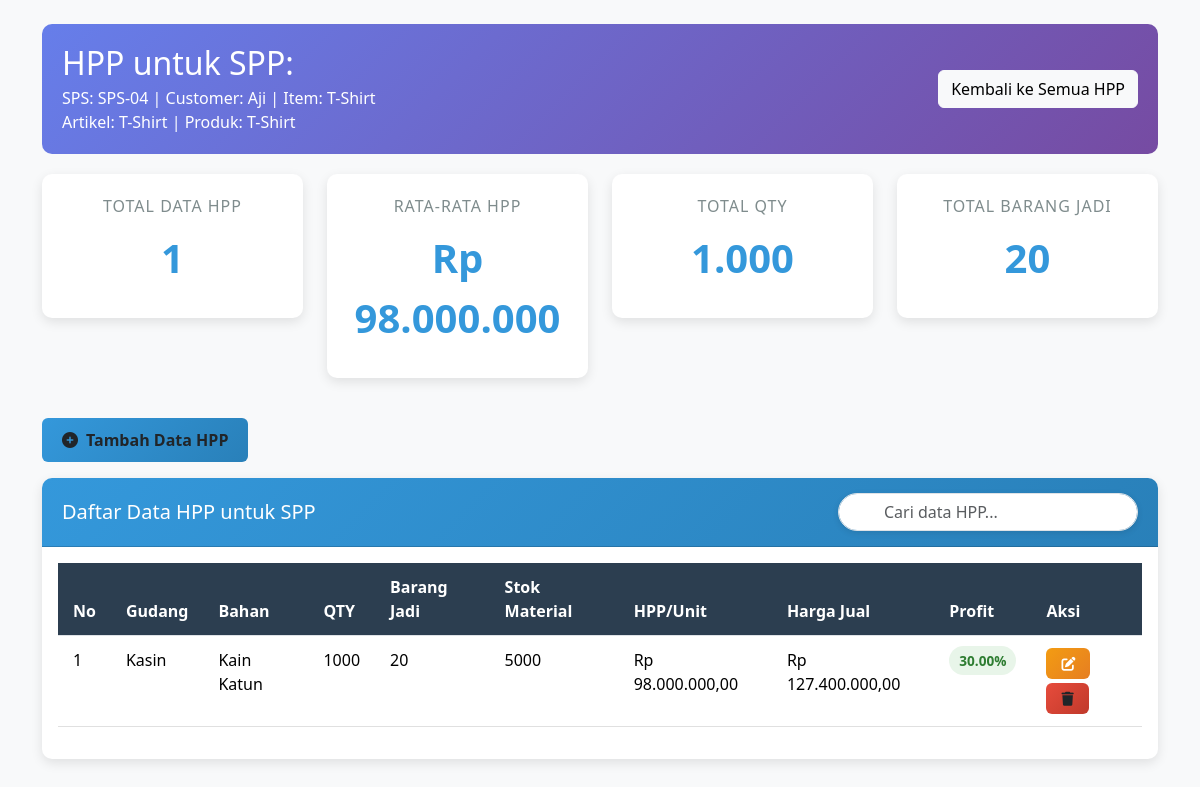
Before: /tes.php?id=2 with the older database file.
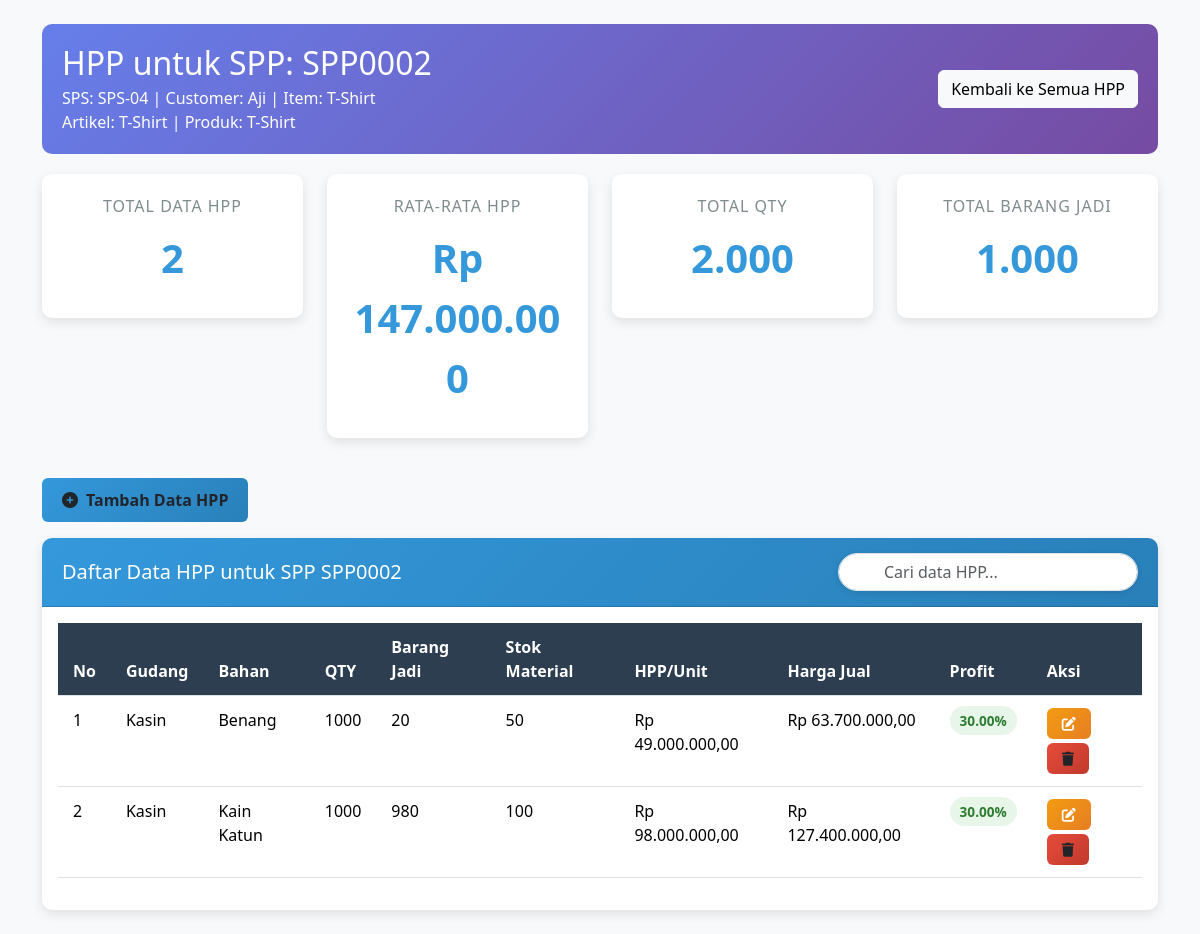
After: the same page with the newer database file.
### tables this page shows
CREATE TABLE `hpp` (
  `id` int(10) UNSIGNED NOT NULL,
  `id_persiapan` int(11) UNSIGNED NOT NULL,
  `id_inventory` int(11) UNSIGNED DEFAULT NULL,
  `no_urut` varchar(50) DEFAULT NULL,
  `bahan` varchar(100) DEFAULT NULL,
  `qty` int(11) DEFAULT NULL,
  `barang_jadi` int(11) DEFAULT NULL,
  `stok_order` int(11) DEFAULT NULL,
  `efisiensi_consp` decimal(10,2) DEFAULT NULL,
  `efisiensi_rap` int(50) DEFAULT NULL,
  `stok_material` int(11) DEFAULT NULL,
  `po` int(11) DEFAULT NULL,
  `harga_per_meter` decimal(15,2) DEFAULT NULL,
  `rap_x_harga_per_m` decimal(15,2) DEFAULT NULL,
  `total_harga_bahan` decimal(15,2) DEFAULT NULL,
  `biaya_tenaga_kerja_per_qty` decimal(15,2) DEFAULT NULL,
  `total_biaya_tenaga_kerja` decimal(15,2) DEFAULT NULL,
  `listrik` decimal(15,2) DEFAULT NULL,
  `air` decimal(15,2) DEFAULT NULL,
  `overhead` decimal(15,2) DEFAULT NULL,
  `total_biaya` decimal(15,2) DEFAULT NULL,
  `hpp` decimal(15,2) DEFAULT NULL,
  `profit` decimal(5,2) DEFAULT NULL,
  `harga_jual` decimal(15,2) DEFAULT NULL,
  `created_at` timestamp NOT NULL DEFAULT current_timestamp(),
  `updated_at` timestamp NOT NULL DEFAULT current_timestamp() ON UPDATE current_timestamp()
);

CREATE TABLE `gudang` (
  `id` int(11) NOT NULL,
  `nama` varchar(100) NOT NULL,
  `alamat` text NOT NULL,
  `kepala_gudang` varchar(100) NOT NULL,
  `kapasitas` int(11) NOT NULL COMMENT 'Kapasitas dalam meter persegi',
  `keterangan` text DEFAULT NULL,
  `created_at` timestamp NOT NULL DEFAULT current_timestamp(),
  `updated_at` timestamp NOT NULL DEFAULT current_timestamp() ON UPDATE current_timestamp()
);

CREATE TABLE `persiapan` (
  `id` int(11) UNSIGNED NOT NULL,
  `id_sps` int(10) UNSIGNED NOT NULL,
  `spp_no` varchar(50) NOT NULL DEFAULT '',
  `kode_barang` varchar(50) DEFAULT NULL,
  `nama_barang` varchar(100) DEFAULT NULL,
  `jumlah` int(11) DEFAULT NULL,
  `satuan` varchar(20) DEFAULT NULL,
  `harga` decimal(10,2) DEFAULT NULL,
  `total` decimal(10,2) DEFAULT NULL,
  `tanggal_persiapan` date NOT NULL,
  `pola` varchar(255) DEFAULT NULL,
  `marker` varchar(255) DEFAULT NULL,
  `upload_spk` varchar(255) DEFAULT NULL,
  `status` enum('pending','proses','selesai','batal') DEFAULT 'pending',
  `sp_srx` varchar(50) NOT NULL,
  `created_at` datetime DEFAULT current_timestamp(),
  `updated_at` datetime DEFAULT current_timestamp() ON UPDATE current_timestamp()
);

### tes.php (the view, shortened to what the changed rows need)
<?php
include 'config/db.php';
$id_persiapan = isset($_GET['id']) ? intval($_GET['id']) : 0;
$persiapan_query = "SELECT p.*, s.sps_no, s.customer, s.item, s.artikel
                    FROM persiapan p
                    LEFT JOIN sps s ON p.id_sps = s.id
                    WHERE p.id = ?";
$persiapan_stmt = $conn->prepare($persiapan_query);
$persiapan_stmt->bind_param("i", $id_persiapan);
$persiapan_stmt->execute();
$persiapan_result = $persiapan_stmt->get_result();
$persiapan_data = $persiapan_result->fetch_assoc();
$sps_id = $persiapan_data['id_sps'];
$sps_query = "SELECT * FROM sps WHERE id = ?";
$sps_stmt = $conn->prepare($sps_query);
$sps_stmt->bind_param("i", $sps_id);
$sps_stmt->execute();
$sps_result = $sps_stmt->get_result();
$sps_data = $sps_result->fetch_assoc();
$query = "
    SELECT hpp.*,
           ig.nama_barang as nama_bahan, g.nama as nama_gudang
    FROM hpp
    LEFT JOIN inventory_gudang ig ON hpp.id_inventory = ig.id
    LEFT JOIN gudang g ON ig.id_gudang = g.id
    WHERE hpp.id_persiapan = ?
    ORDER BY hpp.id DESC
";
$stmt = $conn->prepare($query);
$stmt->bind_param("i", $id_persiapan);
$stmt->execute();
$result = $stmt->get_result();
?>
<!DOCTYPE html>
<html lang="id">
<head>
    <link href="https://cdn.jsdelivr.net/npm/bootstrap@5.3.2/dist/css/bootstrap.min.css" rel="stylesheet">
    <link rel="stylesheet" href="https://cdnjs.cloudflare.com/ajax/libs/font-awesome/6.4.0/css/all.min.css">
</head>
<body class="p-4">
<div class="container">
    <div class="project-header">
        <div class="d-flex justify-content-between align-items-center">
            <div>
                <h2 class="mb-1">HPP untuk SPP: <?= htmlspecialchars($persiapan_data['spp_no']) ?></h2>
                <p class="mb-0">SPS: <?= htmlspecialchars($sps_data['sps_no']) ?> | Customer: <?= htmlspecialchars($sps_data['customer']) ?> | Item: <?= htmlspecialchars($sps_data['item']) ?></p>
                <p class="mb-0">Artikel: <?= htmlspecialchars($sps_data['artikel']) ?> | Produk: <?= htmlspecialchars($persiapan_data['nama_barang']) ?></p>
            </div>
        </div>
    </div>
    <div class="row mb-4">
        <div class="col-md-3 mb-3">
            <div class="card card-custom summary-card">
                <div class="summary-title">Total Data HPP</div>
                <div class="summary-number"><?= $result->num_rows ?></div>
            </div>
        </div>
        <div class="col-md-3 mb-3">
            <div class="card card-custom summary-card">
                <div class="summary-title">Rata-rata HPP</div>
                <div class="summary-number">
                    <?php
                    $total_hpp = 0;
                    $count = 0;
                    if ($result->num_rows > 0) {
                        $result->data_seek(0);
                        while($row = $result->fetch_assoc()) {
                            $total_hpp += $row['hpp'];
                            $count++;
                        }
                        $result->data_seek(0);
                        echo 'Rp ' . number_format($count > 0 ? $total_hpp  : 0, 0, ',', '.');
                    } else {
                        echo 'Rp 0';
                    }
                    ?>
                </div>
            </div>
        </div>
        <div class="col-md-3 mb-3">
            <div class="card card-custom summary-card">
                <div class="summary-title">Total QTY</div>
                <div class="summary-number">
                    <?php
                    $total_qty = 0;
                    if ($result->num_rows > 0) {
                        $result->data_seek(0);
                        while($row = $result->fetch_assoc()) {
                            $total_qty += $row['qty'];
                        }
                        $result->data_seek(0);
                        echo number_format($total_qty, 0, ',', '.');
                    } else {
                        echo '0';
                    }
                    ?>
                </div>
            </div>
        </div>
        <div class="col-md-3 mb-3">
            <div class="card card-custom summary-card">
                <div class="summary-title">Total Barang Jadi</div>
                <div class="summary-number">
                    <?php
                    $total_barang_jadi = 0;
                    if ($result->num_rows > 0) {
                        $result->data_seek(0);
                        while($row = $result->fetch_assoc()) {
                            $total_barang_jadi += $row['barang_jadi'];
                        }
                        $result->data_seek(0);
                        echo number_format($total_barang_jadi, 0, ',', '.');
                    } else {
                        echo '0';
                    }
                    ?>
                </div>
            </div>
        </div>
    </div>
    <div class="card card-custom">
        <div class="card-header card-header-custom d-flex justify-content-between align-items-center">
            <h5 class="card-title mb-0">Daftar Data HPP untuk SPP <?= htmlspecialchars($persiapan_data['spp_no']) ?></h5>
            <input type="text" class="form-control search-input" placeholder="Cari data HPP..." style="max-width: 300px;">
        </div>
        <div class="card-body">
            <div class="table-responsive">
                <table class="table table-custom">
                    <thead>
                        <tr>
                            <th>No</th>
                            <th>Gudang</th>
                            <th>Bahan</th>
                            <th>QTY</th>
                            <th>Barang Jadi</th>
                            <th>Stok Material</th>
                            <th>HPP/Unit</th>
                            <th>Harga Jual</th>
                            <th>Profit</th>
                            <th>Aksi</th>
                        </tr>
                    </thead>
                    <tbody>
                    <?php
                    $no = 1;
                    if ($result->num_rows > 0):
                        while($row = $result->fetch_assoc()):
                    ?>
                        <tr>
                            <td><?= $no++ ?></td>
                            <td><?= htmlspecialchars($row['nama_gudang'] ?? '-') ?></td>
                            <td><?= htmlspecialchars($row['bahan'] ?? '-') ?></td>
                            <td><?= htmlspecialchars($row['qty']) ?></td>
                            <td><?= htmlspecialchars($row['barang_jadi']) ?></td>
                            <td><?= htmlspecialchars($row['stok_material'] ?? 0) ?></td>
                            <td>Rp <?= number_format($row['hpp'] ?? 0, 2, ',', '.') ?></td>
                            <td>Rp <?= number_format($row['harga_jual'] ?? 0, 2, ',', '.') ?></td>
                            <td><span class="status-badge status-active"><?= htmlspecialchars($row['profit'] ?? 0) ?>%</span></td>
                            <td>
                                <a href="?id=<?= $id_persiapan ?>&edit=<?= $row['id'] ?>" class="btn btn-warning-custom btn-sm mb-1">
                                    <i class="fas fa-edit"></i>
                                </a>
                                <a href="?id=<?= $id_persiapan ?>&delete=<?= $row['id'] ?>" class="btn btn-danger-custom btn-sm"
                                    onclick="return confirm('Yakin hapus data HPP ini?')">
                                    <i class="fas fa-trash"></i>
                                </a>
                            </td>
                        </tr>
                    <?php
                        endwhile;
                    else:
                    ?>
                        <tr>
                            <td colspan="10" class="text-center">Tidak ada data HPP untuk SPP ini</td>
                        </tr>
                    <?php endif; ?>
                    </tbody>
                </table>
            </div>
        </div>
    </div>
</div>
</body>
</html>

Changed rows visible on the page:
removed hpp: gudang.nama "Kasin", bahan "Kain Katun", qty "1000", barang_jadi "20", stok_material "5000", hpp "98.000.000,00", harga_jual "127.400.000,00", profit "30.00"
changed persiapan "T-Shirt": spp_no (not shown) → "SPP0002"
added hpp: gudang.nama "Kasin", bahan "Benang", qty "1000", barang_jadi "20", stok_material "50", hpp "49.000.000,00", harga_jual "63.700.000,00", profit "30.00"
added hpp: gudang.nama "Kasin", bahan "Kain Katun", qty "1000", barang_jadi "980", stok_material "100", hpp "98.000.000,00", harga_jual "127.400.000,00", profit "30.00"
Other visible differences:
$result->num_rows: "1" → "2"
$count > 0 ? $total_hpp  : 0: "98.000.000" → "147.000.000"
$total_qty: "1.000" → "2.000"
$total_barang_jadi: "20" → "1.000"
